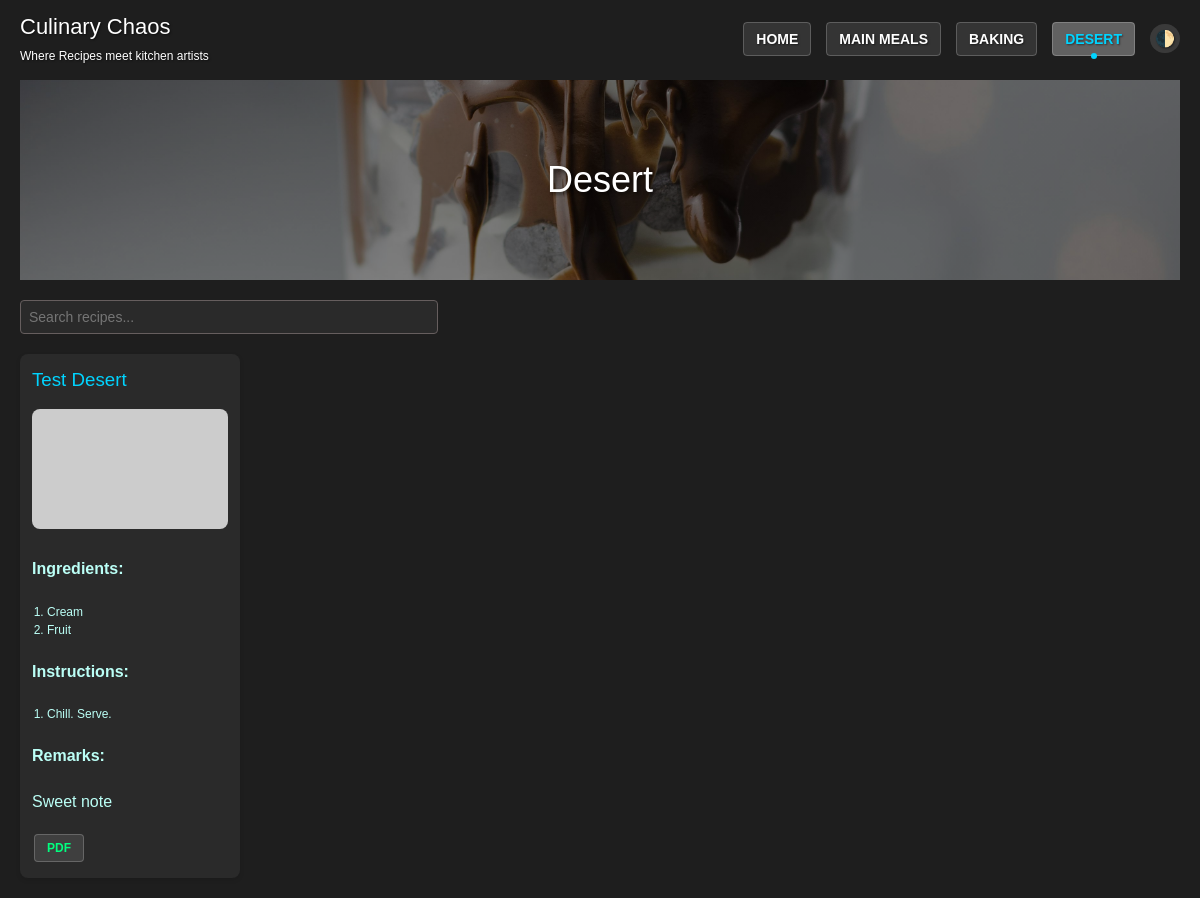
The page /desert on the database as committed earlier.
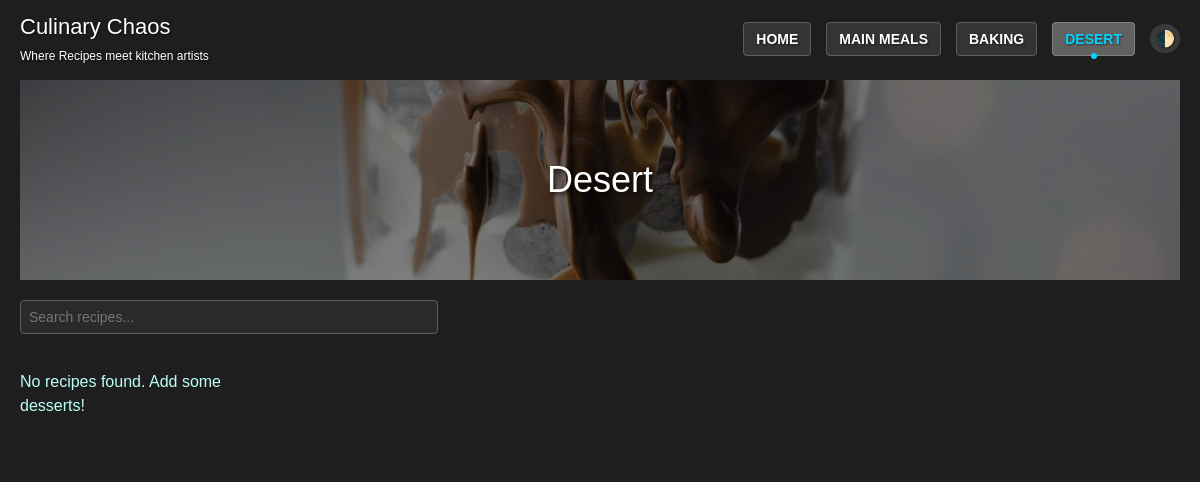
The same page on the database as committed later.
### tables this page shows
CREATE TABLE recipes (
                id INTEGER PRIMARY KEY AUTOINCREMENT,
                name TEXT NOT NULL,
                type TEXT NOT NULL,
                ingredients TEXT NOT NULL,
                instructions TEXT NOT NULL,
                remarks TEXT,
                image TEXT
            );

### app.py (the view)
@app.route('/desert')
def desert():
    with DBConnection() as db:
        db.execute("SELECT * FROM recipes WHERE type = 'desert'")
        recipes = [{'id': r[0], 'name': r[1], 'type': r[2], 'ingredients': r[3].split(','), 'instructions': r[4], 'remarks': r[5], 'image': r[6]} for r in db.fetchall()]
        app.logger.debug(f"Desert recipes fetched: {recipes}")
    return render_template('desert.html', recipes=recipes)

### app.py (called while the page is built)
    def __enter__(self):
        if self.use_sqlite:
            self.conn = sqlite3.connect('recipes.db')
        else:
            self.conn = psycopg2.connect(self.db_url, sslmode='require')
        self.cursor = self.conn.cursor()
        return self

    def __exit__(self, exc_type, exc_val, exc_tb):
        if exc_type is None:
            self.conn.commit()
        else:
            self.conn.rollback()
        self.cursor.close()
        self.conn.close()

    def execute(self, query, params=None):
        if self.use_sqlite:
            query = query.replace('SERIAL PRIMARY KEY', 'INTEGER PRIMARY KEY AUTOINCREMENT')
            query = query.replace('%s', '?')
        if params is not None:
            return self.cursor.execute(query, params)
        else:
            return self.cursor.execute(query)

    def fetchall(self):
        return self.cursor.fetchall()

### templates/desert.html (shortened to what this page needs)
<!DOCTYPE html>
<html lang="en">
<head>
    <link rel="stylesheet" href="{{ url_for('static', filename='styles.css') }}">
</head>
<body class="dark-theme">
    <nav class="navbar">
        <div class="navbar-brand">
            <h1>Culinary Chaos</h1>
            <span class="tagline">Where Recipes meet kitchen artists</span>
        </div>
        <ul class="nav-menu">
            <li><a href="{{ url_for('index') }}" class="nav-link">Home</a></li>
            <li><a href="{{ url_for('main_meals') }}" class="nav-link">Main Meals</a></li>
            <li><a href="{{ url_for('baking') }}" class="nav-link">Baking</a></li>
            <li><a href="{{ url_for('desert') }}" class="nav-link">Desert</a></li>
            <li><button class="theme-switcher">🌓</button></li>
        </ul>
    </nav>
    <div class="container">
        <div class="section-header desert">
            <h2>Desert</h2>
        </div>
        <input type="text" class="search-bar" placeholder="Search recipes..." oninput="searchRecipes()">
        <div class="recipe-grid">
            {% if recipes %}
            {% for recipe in recipes %}
            <div class="recipe-card">
                <h3>{{ recipe.name }}</h3>
                <img src="{{ recipe.image }}" alt="{{ recipe.name }}">
                <h4>Ingredients:</h4>
                <ol>
                    {% for ingredient in recipe.ingredients %}
                    <li>{{ ingredient }}</li>
                    {% endfor %}
                </ol>
                <h4>Instructions:</h4>
                <ol>
                    {% for instruction in recipe.instructions.split('\n') %}
                    {% if instruction.strip() %}
                    <li>{{ instruction.strip() }}</li>
                    {% endif %}
                    {% endfor %}
                </ol>
                {% if recipe.remarks %}
                <h4>Remarks:</h4>
                <p>{{ recipe.remarks }}</p>
                {% endif %}
                <a href="{{ url_for('download_recipe', id=recipe.id, format='pdf') }}"><button
                        class="pdf-btn">PDF</button></a>
            </div>
            {% endfor %}
            {% else %}
            <p>No recipes found. Add some desserts!</p>
            {% endif %}
        </div>
    </div>
</body>
</html>

Rows that differ between the two databases and show on the page:
removed recipes: name "Test Desert", ingredients "Cream" "Fruit", strip "Chill. Serve.", remarks "Sweet note"
Other text that changed with them:
text now shown: "No recipes found. Add some desserts!"
